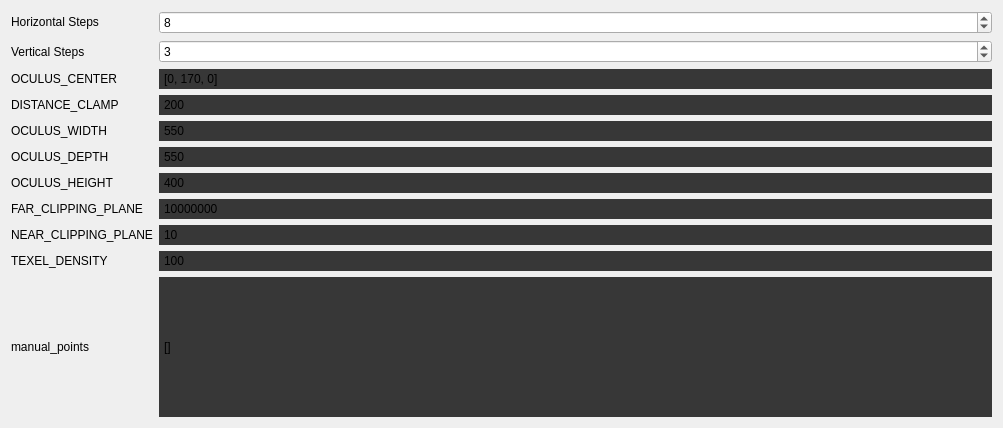
<?xml version="1.0" encoding="UTF-8"?>
<ui version="4.0">
 <class>Form</class>
 <widget class="QWidget" name="Form">
  <property name="geometry">
   <rect>
    <x>0</x>
    <y>0</y>
    <width>1003</width>
    <height>428</height>
   </rect>
  </property>
  <property name="sizePolicy">
   <sizepolicy hsizetype="Expanding" vsizetype="Expanding">
    <horstretch>0</horstretch>
    <verstretch>0</verstretch>
   </sizepolicy>
  </property>
  <property name="windowTitle">
   <string>Form</string>
  </property>
  <layout class="QGridLayout" name="gridLayout">
   <item row="0" column="0">
    <layout class="QGridLayout" name="bake_occlusion_grid_layout">
     <property name="sizeConstraint">
      <enum>QLayout::SetMinimumSize</enum>
     </property>
     <item row="5" column="0">
      <widget class="QLabel" name="OCULUS_DEPTH_label">
       <property name="sizePolicy">
        <sizepolicy hsizetype="Fixed" vsizetype="Preferred">
         <horstretch>0</horstretch>
         <verstretch>0</verstretch>
        </sizepolicy>
       </property>
       <property name="text">
        <string>OCULUS_DEPTH</string>
       </property>
      </widget>
     </item>
     <item row="4" column="0">
      <widget class="QLabel" name="OCULUS_WIDTH_label">
       <property name="sizePolicy">
        <sizepolicy hsizetype="Fixed" vsizetype="Preferred">
         <horstretch>0</horstretch>
         <verstretch>0</verstretch>
        </sizepolicy>
       </property>
       <property name="text">
        <string>OCULUS_WIDTH</string>
       </property>
      </widget>
     </item>
     <item row="7" column="0">
      <widget class="QLabel" name="FAR_CLIPPING_PLANE_label">
       <property name="sizePolicy">
        <sizepolicy hsizetype="Fixed" vsizetype="Preferred">
         <horstretch>0</horstretch>
         <verstretch>0</verstretch>
        </sizepolicy>
       </property>
       <property name="text">
        <string>FAR_CLIPPING_PLANE</string>
       </property>
      </widget>
     </item>
     <item row="6" column="0">
      <widget class="QLabel" name="OCULUS_HEIGHT_label">
       <property name="sizePolicy">
        <sizepolicy hsizetype="Fixed" vsizetype="Preferred">
         <horstretch>0</horstretch>
         <verstretch>0</verstretch>
        </sizepolicy>
       </property>
       <property name="text">
        <string>OCULUS_HEIGHT</string>
       </property>
      </widget>
     </item>
     <item row="9" column="0">
      <widget class="QLabel" name="TEXEL_DENSITY_label">
       <property name="sizePolicy">
        <sizepolicy hsizetype="Fixed" vsizetype="Preferred">
         <horstretch>0</horstretch>
         <verstretch>0</verstretch>
        </sizepolicy>
       </property>
       <property name="text">
        <string>TEXEL_DENSITY</string>
       </property>
      </widget>
     </item>
     <item row="8" column="0">
      <widget class="QLabel" name="NEAR_CLIPPING_PLANE_label">
       <property name="sizePolicy">
        <sizepolicy hsizetype="Fixed" vsizetype="Preferred">
         <horstretch>0</horstretch>
         <verstretch>0</verstretch>
        </sizepolicy>
       </property>
       <property name="text">
        <string>NEAR_CLIPPING_PLANE</string>
       </property>
      </widget>
     </item>
     <item row="10" column="0">
      <widget class="QLabel" name="manual_points_label">
       <property name="sizePolicy">
        <sizepolicy hsizetype="Fixed" vsizetype="Preferred">
         <horstretch>0</horstretch>
         <verstretch>0</verstretch>
        </sizepolicy>
       </property>
       <property name="text">
        <string>manual_points</string>
       </property>
      </widget>
     </item>
     <item row="1" column="0">
      <widget class="QLabel" name="bake_vertical_steps_label">
       <property name="sizePolicy">
        <sizepolicy hsizetype="Fixed" vsizetype="Preferred">
         <horstretch>0</horstretch>
         <verstretch>0</verstretch>
        </sizepolicy>
       </property>
       <property name="text">
        <string>Vertical Steps</string>
       </property>
      </widget>
     </item>
     <item row="1" column="1">
      <widget class="QSpinBox" name="bake_vertical_steps_spinbox">
       <property name="sizePolicy">
        <sizepolicy hsizetype="Expanding" vsizetype="Fixed">
         <horstretch>0</horstretch>
         <verstretch>0</verstretch>
        </sizepolicy>
       </property>
       <property name="value">
        <number>3</number>
       </property>
      </widget>
     </item>
     <item row="2" column="0">
      <widget class="QLabel" name="OCULUS_CENTER_label">
       <property name="sizePolicy">
        <sizepolicy hsizetype="Fixed" vsizetype="Preferred">
         <horstretch>0</horstretch>
         <verstretch>0</verstretch>
        </sizepolicy>
       </property>
       <property name="text">
        <string>OCULUS_CENTER</string>
       </property>
      </widget>
     </item>
     <item row="3" column="1">
      <widget class="QLabel" name="DISTANCE_CLAMP_data_label">
       <property name="sizePolicy">
        <sizepolicy hsizetype="Expanding" vsizetype="Preferred">
         <horstretch>0</horstretch>
         <verstretch>0</verstretch>
        </sizepolicy>
       </property>
       <property name="minimumSize">
        <size>
         <width>0</width>
         <height>20</height>
        </size>
       </property>
       <property name="styleSheet">
        <string notr="true">background-color: rgb(55, 55, 55);</string>
       </property>
       <property name="text">
        <string>200</string>
       </property>
       <property name="indent">
        <number>5</number>
       </property>
      </widget>
     </item>
     <item row="3" column="0">
      <widget class="QLabel" name="DISTANCE_CLAMP_label">
       <property name="sizePolicy">
        <sizepolicy hsizetype="Fixed" vsizetype="Preferred">
         <horstretch>0</horstretch>
         <verstretch>0</verstretch>
        </sizepolicy>
       </property>
       <property name="text">
        <string>DISTANCE_CLAMP</string>
       </property>
      </widget>
     </item>
     <item row="5" column="1">
      <widget class="QLabel" name="OCULUS_DEPTH_data_label">
       <property name="sizePolicy">
        <sizepolicy hsizetype="Expanding" vsizetype="Preferred">
         <horstretch>0</horstretch>
         <verstretch>0</verstretch>
        </sizepolicy>
       </property>
       <property name="minimumSize">
        <size>
         <width>0</width>
         <height>20</height>
        </size>
       </property>
       <property name="styleSheet">
        <string notr="true">background-color: rgb(55, 55, 55);</string>
       </property>
       <property name="text">
        <string>550</string>
       </property>
       <property name="indent">
        <number>5</number>
       </property>
      </widget>
     </item>
     <item row="7" column="1">
      <widget class="QLabel" name="FAR_CLIPPING_PLANE_data_label">
       <property name="sizePolicy">
        <sizepolicy hsizetype="Expanding" vsizetype="Preferred">
         <horstretch>0</horstretch>
         <verstretch>0</verstretch>
        </sizepolicy>
       </property>
       <property name="minimumSize">
        <size>
         <width>0</width>
         <height>20</height>
        </size>
       </property>
       <property name="styleSheet">
        <string notr="true">background-color: rgb(55, 55, 55);</string>
       </property>
       <property name="text">
        <string>10000000</string>
       </property>
       <property name="indent">
        <number>5</number>
       </property>
      </widget>
     </item>
     <item row="2" column="1">
      <widget class="QLabel" name="OCULUS_CENTER_data_label">
       <property name="sizePolicy">
        <sizepolicy hsizetype="Expanding" vsizetype="Preferred">
         <horstretch>0</horstretch>
         <verstretch>0</verstretch>
        </sizepolicy>
       </property>
       <property name="minimumSize">
        <size>
         <width>0</width>
         <height>20</height>
        </size>
       </property>
       <property name="styleSheet">
        <string notr="true">background-color: rgb(55, 55, 55);</string>
       </property>
       <property name="text">
        <string>[0, 170, 0]</string>
       </property>
       <property name="indent">
        <number>5</number>
       </property>
      </widget>
     </item>
     <item row="4" column="1">
      <widget class="QLabel" name="OCULUS_WIDTH_data_label">
       <property name="sizePolicy">
        <sizepolicy hsizetype="Expanding" vsizetype="Preferred">
         <horstretch>0</horstretch>
         <verstretch>0</verstretch>
        </sizepolicy>
       </property>
       <property name="minimumSize">
        <size>
         <width>0</width>
         <height>20</height>
        </size>
       </property>
       <property name="styleSheet">
        <string notr="true">background-color: rgb(55, 55, 55);</string>
       </property>
       <property name="text">
        <string>550</string>
       </property>
       <property name="indent">
        <number>5</number>
       </property>
      </widget>
     </item>
     <item row="0" column="0">
      <widget class="QLabel" name="bake_horizontal_steps_label">
       <property name="sizePolicy">
        <sizepolicy hsizetype="Fixed" vsizetype="Fixed">
         <horstretch>0</horstretch>
         <verstretch>0</verstretch>
        </sizepolicy>
       </property>
       <property name="text">
        <string>Horizontal Steps</string>
       </property>
      </widget>
     </item>
     <item row="0" column="1">
      <widget class="QSpinBox" name="bake_horizontal_steps_spinbox">
       <property name="sizePolicy">
        <sizepolicy hsizetype="Expanding" vsizetype="Fixed">
         <horstretch>0</horstretch>
         <verstretch>0</verstretch>
        </sizepolicy>
       </property>
       <property name="value">
        <number>8</number>
       </property>
      </widget>
     </item>
     <item row="10" column="1">
      <widget class="QLabel" name="manual_points_data_label">
       <property name="sizePolicy">
        <sizepolicy hsizetype="Expanding" vsizetype="Expanding">
         <horstretch>0</horstretch>
         <verstretch>0</verstretch>
        </sizepolicy>
       </property>
       <property name="minimumSize">
        <size>
         <width>0</width>
         <height>25</height>
        </size>
       </property>
       <property name="styleSheet">
        <string notr="true">background-color: rgb(55, 55, 55);</string>
       </property>
       <property name="text">
        <string>[]</string>
       </property>
       <property name="wordWrap">
        <bool>true</bool>
       </property>
       <property name="indent">
        <number>5</number>
       </property>
      </widget>
     </item>
     <item row="6" column="1">
      <widget class="QLabel" name="OCULUS_HEIGHT_data_label">
       <property name="sizePolicy">
        <sizepolicy hsizetype="Expanding" vsizetype="Preferred">
         <horstretch>0</horstretch>
         <verstretch>0</verstretch>
        </sizepolicy>
       </property>
       <property name="minimumSize">
        <size>
         <width>0</width>
         <height>20</height>
        </size>
       </property>
       <property name="styleSheet">
        <string notr="true">background-color: rgb(55, 55, 55);</string>
       </property>
       <property name="text">
        <string>400</string>
       </property>
       <property name="indent">
        <number>5</number>
       </property>
      </widget>
     </item>
     <item row="9" column="1">
      <widget class="QLabel" name="TEXEL_DENSITY_data_label">
       <property name="sizePolicy">
        <sizepolicy hsizetype="Expanding" vsizetype="Preferred">
         <horstretch>0</horstretch>
         <verstretch>0</verstretch>
        </sizepolicy>
       </property>
       <property name="minimumSize">
        <size>
         <width>0</width>
         <height>20</height>
        </size>
       </property>
       <property name="styleSheet">
        <string notr="true">background-color: rgb(55, 55, 55);</string>
       </property>
       <property name="text">
        <string>100</string>
       </property>
       <property name="indent">
        <number>5</number>
       </property>
      </widget>
     </item>
     <item row="8" column="1">
      <widget class="QLabel" name="NEAR_CLIPPING_PLANE_data_label">
       <property name="sizePolicy">
        <sizepolicy hsizetype="Expanding" vsizetype="Preferred">
         <horstretch>0</horstretch>
         <verstretch>0</verstretch>
        </sizepolicy>
       </property>
       <property name="minimumSize">
        <size>
         <width>0</width>
         <height>20</height>
        </size>
       </property>
       <property name="styleSheet">
        <string notr="true">background-color: rgb(55, 55, 55);</string>
       </property>
       <property name="text">
        <string>10</string>
       </property>
       <property name="indent">
        <number>5</number>
       </property>
      </widget>
     </item>
    </layout>
   </item>
  </layout>
 </widget>
 <resources/>
 <connections/>
</ui>
